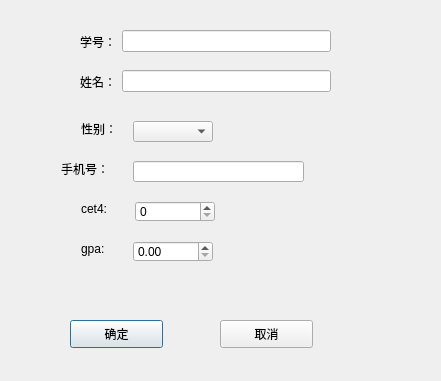
<?xml version="1.0" encoding="UTF-8"?>
<ui version="4.0">
 <class>CAddStuInfoDialog</class>
 <widget class="QDialog" name="CAddStuInfoDialog">
  <property name="geometry">
   <rect>
    <x>0</x>
    <y>0</y>
    <width>441</width>
    <height>381</height>
   </rect>
  </property>
  <property name="windowTitle">
   <string>Dialog</string>
  </property>
  <widget class="QPushButton" name="btnConfirm">
   <property name="geometry">
    <rect>
     <x>70</x>
     <y>320</y>
     <width>93</width>
     <height>28</height>
    </rect>
   </property>
   <property name="text">
    <string>确定</string>
   </property>
  </widget>
  <widget class="QPushButton" name="btnCancel">
   <property name="geometry">
    <rect>
     <x>220</x>
     <y>320</y>
     <width>93</width>
     <height>28</height>
    </rect>
   </property>
   <property name="text">
    <string>取消</string>
   </property>
  </widget>
  <widget class="QComboBox" name="cmbSex">
   <property name="geometry">
    <rect>
     <x>133</x>
     <y>121</y>
     <width>80</width>
     <height>21</height>
    </rect>
   </property>
  </widget>
  <widget class="QLabel" name="label_3">
   <property name="geometry">
    <rect>
     <x>81</x>
     <y>121</y>
     <width>45</width>
     <height>16</height>
    </rect>
   </property>
   <property name="text">
    <string>性别：</string>
   </property>
  </widget>
  <widget class="QLabel" name="label_4">
   <property name="geometry">
    <rect>
     <x>61</x>
     <y>161</y>
     <width>60</width>
     <height>16</height>
    </rect>
   </property>
   <property name="text">
    <string>手机号：</string>
   </property>
  </widget>
  <widget class="QLineEdit" name="edtPhone">
   <property name="geometry">
    <rect>
     <x>133</x>
     <y>161</y>
     <width>171</width>
     <height>21</height>
    </rect>
   </property>
  </widget>
  <widget class="QLabel" name="label_5">
   <property name="geometry">
    <rect>
     <x>81</x>
     <y>201</y>
     <width>40</width>
     <height>16</height>
    </rect>
   </property>
   <property name="text">
    <string>cet4:</string>
   </property>
  </widget>
  <widget class="QSpinBox" name="spbCet4">
   <property name="geometry">
    <rect>
     <x>135</x>
     <y>201</y>
     <width>80</width>
     <height>21</height>
    </rect>
   </property>
   <property name="minimumSize">
    <size>
     <width>80</width>
     <height>0</height>
    </size>
   </property>
  </widget>
  <widget class="QDoubleSpinBox" name="spbGpa">
   <property name="geometry">
    <rect>
     <x>133</x>
     <y>241</y>
     <width>80</width>
     <height>21</height>
    </rect>
   </property>
  </widget>
  <widget class="QLabel" name="label_6">
   <property name="geometry">
    <rect>
     <x>81</x>
     <y>241</y>
     <width>32</width>
     <height>16</height>
    </rect>
   </property>
   <property name="text">
    <string>gpa:</string>
   </property>
  </widget>
  <widget class="QWidget" name="">
   <property name="geometry">
    <rect>
     <x>80</x>
     <y>30</y>
     <width>251</width>
     <height>23</height>
    </rect>
   </property>
   <layout class="QHBoxLayout" name="horizontalLayout">
    <item>
     <widget class="QLabel" name="label">
      <property name="text">
       <string>学号：</string>
      </property>
     </widget>
    </item>
    <item>
     <widget class="QLineEdit" name="edtId"/>
    </item>
   </layout>
  </widget>
  <widget class="QWidget" name="">
   <property name="geometry">
    <rect>
     <x>80</x>
     <y>70</y>
     <width>251</width>
     <height>23</height>
    </rect>
   </property>
   <layout class="QHBoxLayout" name="horizontalLayout_2">
    <item>
     <widget class="QLabel" name="label_2">
      <property name="text">
       <string>姓名：</string>
      </property>
     </widget>
    </item>
    <item>
     <widget class="QLineEdit" name="edtName"/>
    </item>
   </layout>
  </widget>
 </widget>
 <resources/>
 <connections/>
</ui>
